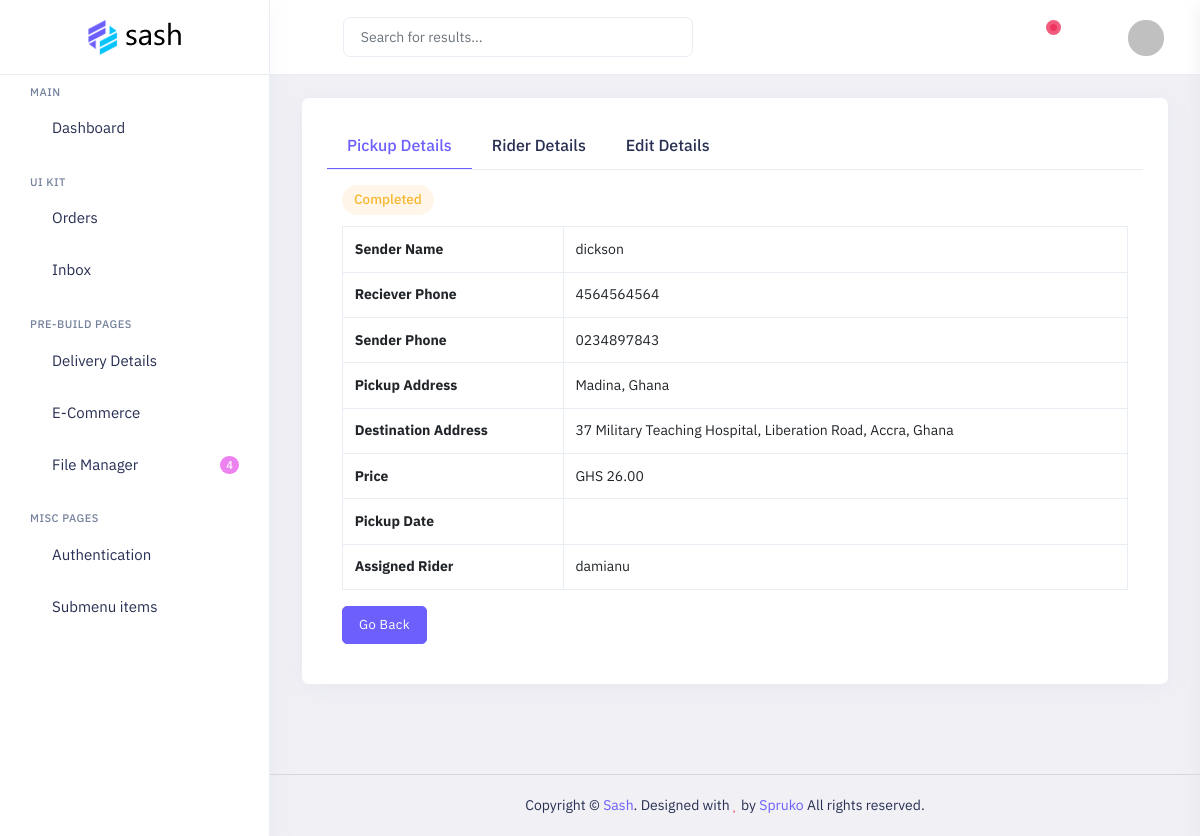
/dashboard/order/d06afc77-3550-4aa4-841c-6b14e75c13d5/ (signed in), run on an earlier commit of the app's database.
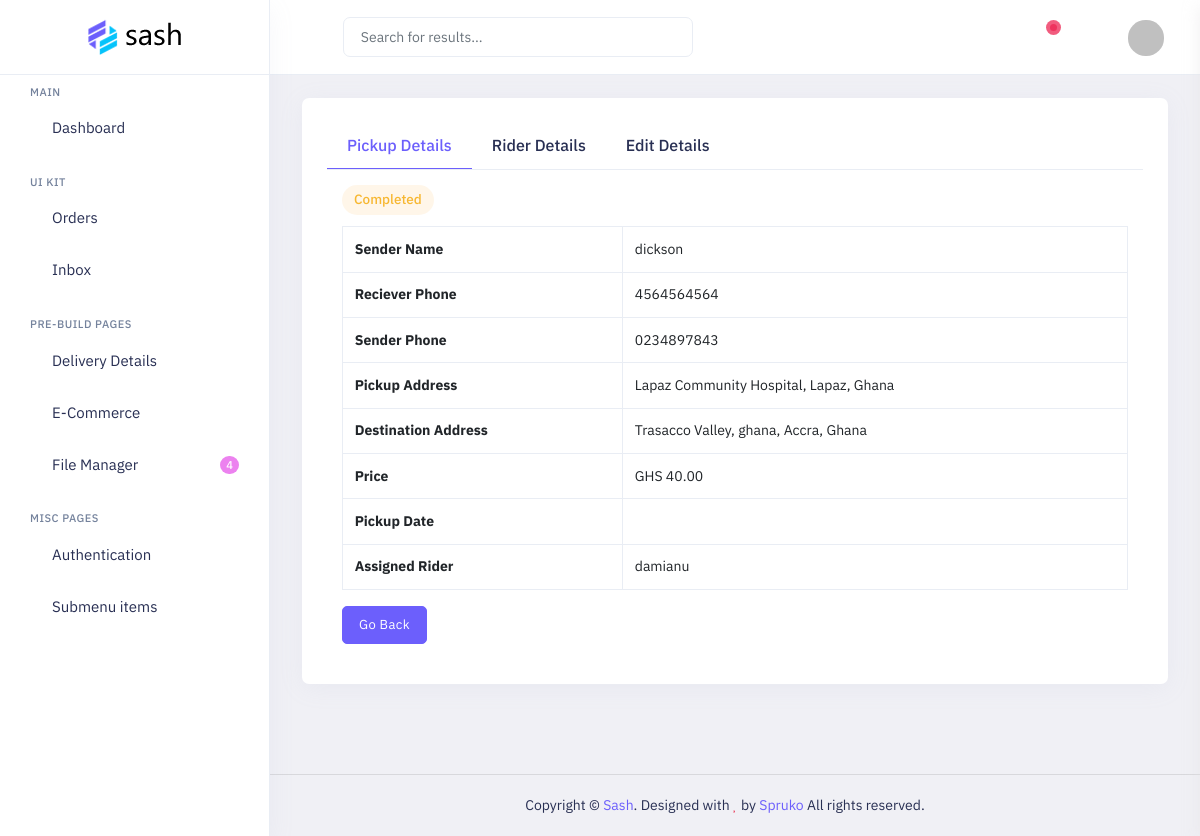
And on a later commit of the database.
### frontend/models.py (models this page shows, shortened)
class BookDelivery(models.Model):
    profile = models.ForeignKey(
        Profile, on_delete=models.CASCADE, related_name='deliveries', null=True, blank=True)
    rider = models.ForeignKey(
        Rider, on_delete=models.CASCADE, related_name='rider', null=True, blank=True)
    id = models.UUIDField(default=uuid.uuid4, unique=True,
                          primary_key=True, editable=False)
    item = models.CharField(max_length=200, blank=True, null=True)
    item_type = models.CharField(max_length=200, blank=True, null=True)
    pickup_location = models.CharField(max_length=250, blank=True, null=True)
    destination_location = models.CharField(max_length=250, blank=True, null=True)
    sender_contact = models.CharField(max_length=200, blank=True, null=True)
    reciever_contact = models.CharField(max_length=200, blank=True, null=True)
    order_number = models.CharField(max_length=10, unique=True, editable=False, null=True)
    created_at = models.DateTimeField(auto_now_add=True, null=True, blank=True)
    price = models.DecimalField(
        max_digits=10, decimal_places=2, null=True, blank=True)
    is_deleted = models.BooleanField(default=False)
    STATUS_CHOICES = [
        ('Pending', 'Pending'),
        ('Assigned', 'Assigned'),
        ('In-progress', 'In-progress'),
        ('Completed', 'Completed')
    ]
    order_status = models.CharField(max_length=20, choices=STATUS_CHOICES, default='Pending')

class Profile(models.Model):
    user = models.OneToOneField(
        User, on_delete=models.CASCADE, null=True, blank=True, related_name='profile')
    name = models.CharField(max_length=200, blank=True, null=True)
    email = models.EmailField(max_length=200, blank=True, null=True)
    username = models.CharField(max_length=200, blank=True, null=True)
    website = models.CharField(max_length=200, blank=True, null=True)
    location = models.CharField(max_length=200, blank=True, null=True)
    profile_image = models.ImageField(null=True, blank=True,
                                      upload_to='profiles', default='profiles/avatar.svg')
    id = models.UUIDField(default=uuid.uuid4, unique=True,
                          primary_key=True, editable=False)

class Rider(models.Model):
    name = models.CharField(max_length=200, blank=True, null=True)
    phone = models.CharField(max_length=200, blank=True, null=True)
    id = models.UUIDField(default=uuid.uuid4, unique=True,
                            primary_key=True, editable=False)

### admin_dashboard/views.py (the view)
# urls.py: path('order/<str:pk>/', views.orderDetails, name="order-details"),
@login_required(login_url='admin-login')
@user_passes_test(is_admin)
def orderDetails(request, pk):
    order = BookDelivery.objects.get(id=(pk))
    rider = order.rider
    assigned_rides = None
    if rider:
        assigned_rides = rider.rider.count()
    context = {
        'order':order,
        'assigned_rides': assigned_rides
    }
    return render(request, 'admin_dashboard/Orders/orderDetails.html', context)

### admin_dashboard/views.py (called while the page is built)
def is_admin(user):
    return user.is_authenticated and user.is_staff

### admin_dashboard/templates/admin_dashboard/Orders/orderDetails.html (shortened to what the changed rows need)
{% extends 'layouts/admin_dashboard.html' %}
{% load static %}
{% block content %}
  <div class="main-content app-content mt-0">
                <div class="side-app">
                    <div class="main-container container-fluid">
                        <div class="page-header">
                            <h1 class="page-title">Order Details</h1>
                        </div>
                        <div class="row">
                            <div class="col-xl-12 col-md-12">
                                <div class="card productdesc">
                                    <div class="card-body">
                                        <div class="panel panel-primary">
                                            <div class="panel-body tabs-menu-body">
                                                <div class="tab-content">
                                                    <div class="tab-pane active" id="tab5">
                                                        <h4>
                                                            <span class="badge bg-warning-transparent rounded-pill text-warning p-2 px-3">
                                                            {{order.order_status}}</span>
                                                        </h4 class="class="fw-bold">
                                                        <div class="table-responsive">
                                                            <table class="table table-bordered">
                                                                <tr>
                                                                    <td class="fw-bold">Sender Name</td>
                                                                    <td>{{order.profile.name}}</td>
                                                                </tr>
                                                                <tr>
                                                                    <td class="fw-bold">Reciever Phone</td>
                                                                    <td>{{order.reciever_contact}}</td>
                                                                </tr>
                                                                <tr>
                                                                    <td class="fw-bold">Sender Phone</td>
                                                                    <td>{{order.sender_contact}}</td>
                                                                </tr>
                                                                <tr>
                                                                    <td class="fw-bold">Pickup Address</td>
                                                                    <td>{{order.pickup_location}}</td>
                                                                </tr>
                                                                <tr>
                                                                    <td class="fw-bold">Destination Address</td>
                                                                    <td>{{order.destination_location}}</td>
                                                                </tr>
                                                                <tr>
                                                                    <td class="fw-bold">Price</td>
                                                                    <td>GHS {{order.price}}</td>
                                                                </tr>
                                                                <tr>
                                                                    <td class="fw-bold">Assigned Rider</td>
                                                                    {% if not order.rider.name %}
                                                                      <td>
                                                                        <a class="btn btn-primary" href="{% url 'edit-order' order.id %}">Assign Rider</a>
                                                                      </td>
                                                                    {% else %}
                                                                        <td>{{ order.rider.name }}</td>
                                                                    {% endif %}
                                                                </tr>
                                                            </table>
                                                        </div>
                                                    </div>
                                                </div>
                                            </div>
                                        </div>
                                    </div>
                                </div>
                            </div>
                        </div>
                    </div>
                </div>
            </div>
{% endblock content %}

What changed in the data, as far as the page shows it:
changed BookDelivery "Completed": pickup_location "Madina, Ghana" → "Lapaz Community Hospital, Lapaz, Ghana"; destination_location "37 Military Teaching Hospital, Liberation Road, Accra, Ghana" → "Trasacco Valley, ghana, Accra, Ghana"; price "26.00" → "40.00"
